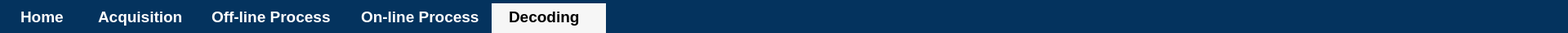
   <widget class="QWidget" name="widget_33" native="true">
    <property name="geometry">
     <rect>
      <x>0</x>
      <y>0</y>
      <width>1920</width>
      <height>40</height>
     </rect>
    </property>
    <property name="minimumSize">
     <size>
      <width>1920</width>
      <height>40</height>
     </size>
    </property>
    <property name="styleSheet">
     <string notr="true">background-color: rgb(4, 51, 94);</string>
    </property>
    <widget class="QWidget" name="widget_36" native="true">
     <property name="geometry">
      <rect>
       <x>0</x>
       <y>0</y>
       <width>1920</width>
       <height>40</height>
      </rect>
     </property>
     <property name="minimumSize">
      <size>
       <width>1920</width>
       <height>40</height>
      </size>
     </property>
     <property name="styleSheet">
      <string notr="true">background-color: rgb(4, 51, 94);</string>
     </property>
     <widget class="QLabel" name="label_220">
      <property name="geometry">
       <rect>
        <x>25</x>
        <y>9</y>
        <width>61</width>
        <height>22</height>
       </rect>
      </property>
      <property name="font">
       <font>
        <family>Arial</family>
        <pointsize>14</pointsize>
        <weight>75</weight>
        <bold>true</bold>
       </font>
      </property>
      <property name="styleSheet">
       <string notr="true">color: rgb(255, 255, 255);</string>
      </property>
      <property name="text">
       <string>Home</string>
      </property>
      <property name="alignment">
       <set>Qt::AlignLeading|Qt::AlignLeft|Qt::AlignVCenter</set>
      </property>
     </widget>
     <widget class="QLabel" name="label_221">
      <property name="geometry">
       <rect>
        <x>120</x>
        <y>9</y>
        <width>111</width>
        <height>22</height>
       </rect>
      </property>
      <property name="font">
       <font>
        <family>Arial</family>
        <pointsize>14</pointsize>
        <weight>75</weight>
        <bold>true</bold>
       </font>
      </property>
      <property name="styleSheet">
       <string notr="true">color: rgb(255, 255, 255);</string>
      </property>
      <property name="text">
       <string>Acquisition</string>
      </property>
      <property name="alignment">
       <set>Qt::AlignLeading|Qt::AlignLeft|Qt::AlignVCenter</set>
      </property>
     </widget>
     <widget class="QLabel" name="label_222">
      <property name="geometry">
       <rect>
        <x>259</x>
        <y>9</y>
        <width>151</width>
        <height>22</height>
       </rect>
      </property>
      <property name="font">
       <font>
        <family>Arial</family>
        <pointsize>14</pointsize>
        <weight>75</weight>
        <bold>true</bold>
       </font>
      </property>
      <property name="styleSheet">
       <string notr="true">color: rgb(255, 255, 255);</string>
      </property>
      <property name="text">
       <string>Off-line Process</string>
      </property>
      <property name="alignment">
       <set>Qt::AlignLeading|Qt::AlignLeft|Qt::AlignVCenter</set>
      </property>
     </widget>
     <widget class="QLabel" name="label_223">
      <property name="geometry">
       <rect>
        <x>442</x>
        <y>9</y>
        <width>151</width>
        <height>22</height>
       </rect>
      </property>
      <property name="font">
       <font>
        <family>Arial</family>
        <pointsize>14</pointsize>
        <weight>75</weight>
        <bold>true</bold>
       </font>
      </property>
      <property name="styleSheet">
       <string notr="true">color: rgb(255, 255, 255);</string>
      </property>
      <property name="text">
       <string>On-line Process</string>
      </property>
      <property name="alignment">
       <set>Qt::AlignLeading|Qt::AlignLeft|Qt::AlignVCenter</set>
      </property>
     </widget>
     <widget class="QLabel" name="label_224">
      <property name="geometry">
       <rect>
        <x>623</x>
        <y>9</y>
        <width>101</width>
        <height>22</height>
       </rect>
      </property>
      <property name="font">
       <font>
        <family>Arial</family>
        <pointsize>14</pointsize>
        <weight>75</weight>
        <bold>true</bold>
       </font>
      </property>
      <property name="styleSheet">
       <string notr="true">color: rgb(0, 0, 0);
background-color: rgb(246, 246, 246);</string>
      </property>
      <property name="text">
       <string>Decoding</string>
      </property>
      <property name="alignment">
       <set>Qt::AlignLeading|Qt::AlignLeft|Qt::AlignVCenter</set>
      </property>
     </widget>
     <widget class="QWidget" name="widget_38" native="true">
      <property name="geometry">
       <rect>
        <x>602</x>
        <y>4</y>
        <width>140</width>
        <height>36</height>
       </rect>
      </property>
      <property name="minimumSize">
       <size>
        <width>140</width>
        <height>36</height>
       </size>
      </property>
      <property name="styleSheet">
       <string notr="true">background-color: rgb(246, 246, 246);</string>
      </property>
     </widget>
     <zorder>label_220</zorder>
     <zorder>label_221</zorder>
     <zorder>widget_38</zorder>
     <zorder>label_223</zorder>
     <zorder>label_222</zorder>
     <zorder>label_224</zorder>
    </widget>
   </widget>
